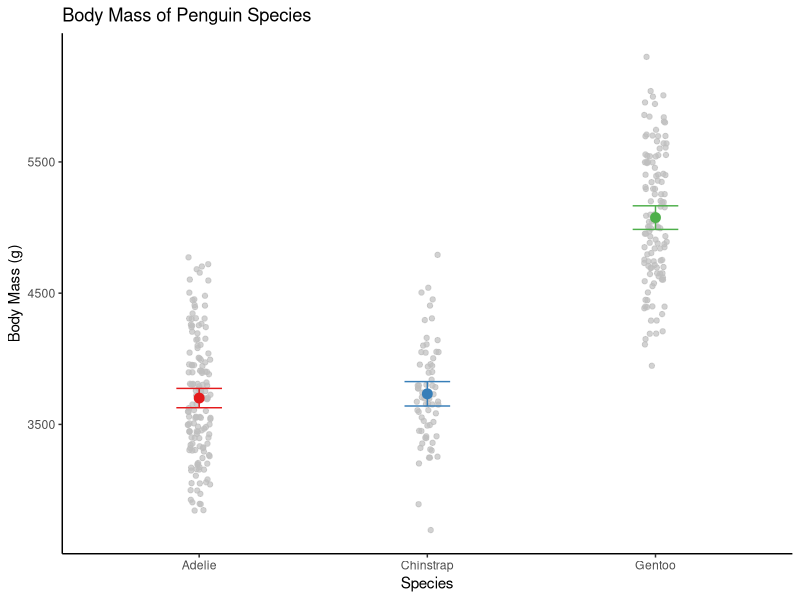

This chart was generated by the following R code:
## ---- chunk 1
library(palmerpenguins)

head(penguins)
## ---- chunk 2
library(ggplot2)

ggplot(penguins, aes(species, body_mass_g, color = species)) +
  geom_jitter(alpha = .7, width = .05, color = "gray") +
  geom_point(stat = "summary", fun = mean, na.rm = TRUE, size = 3) +
  geom_errorbar(stat = "summary", fun.data = mean_cl_normal, na.rm = TRUE,
                width = .2) +
  scale_color_brewer(palette = "Set1", label = "none") +
  guides(color = "none") +
  labs(title = "Body Mass of Penguin Species", 
       x = "Species", y = "Body Mass (g)") +
  theme_classic()
